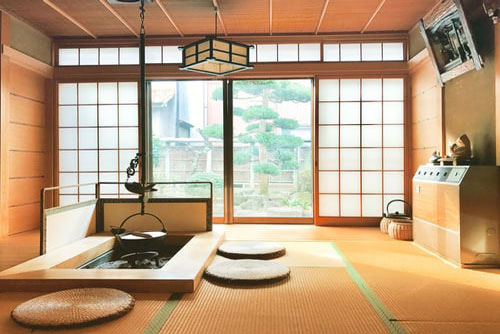
#> input picture images/bg_image4.jpg, 500 x 334 px, given in place of the camera
$ python remove_background_subtract.py
#> lines starting #> are read from the running program, lines starting #| are printed output that depends on the picture
import cv2
import numpy as np
import sys
import os
class remove_background_subtract :
	def __init__(self) -> None :
		self.threshold_chanel = 13
		self.threshold_gray   = 10
		self.blur			  = 3

	def resize(self,dst,img):
		width = img.shape[1]
		height = img.shape[0]
		dim = (width, height)
		resized = cv2.resize(dst, dim, interpolation = cv2.INTER_AREA)
		return resized

	def set_parameters(self, threshold_chanel = 13, threshold_gray = 10, blur = 3) ->None:
		self.threshold_chanel = threshold_chanel
		self.threshold_gray   = threshold_gray
		self.blur 			  = blur

	def solution(self,img, ref_img, bg) :
		bg = self.resize(bg,ref_img)

		diff = cv2.absdiff(ref_img,img)

		diff[abs(diff)<self.threshold_chanel]=0

		gray = cv2.cvtColor(diff.astype(np.uint8), cv2.COLOR_BGR2GRAY)
		gray[np.abs(gray) < self.threshold_gray] = 0
		gray = cv2.GaussianBlur(gray, (self.blur, self.blur), 0)

		fgmask = gray.astype(np.uint8)
		fgmask[fgmask>0]=255
		fgmask_inv = cv2.bitwise_not(fgmask)

		fgimg = cv2.bitwise_and(img,img,mask = fgmask)
		bgimg = cv2.bitwise_and(bg,bg,mask = fgmask_inv)

		output_image = cv2.add(bgimg,fgimg)
		return fgmask,output_image

def nothing(x):
    pass

cv2.namedWindow('Output')

cv2.createTrackbar('Threshold chanel','Output',1,255, nothing)
cv2.createTrackbar('Threshold gray'  ,'Output',1,255, nothing)
cv2.createTrackbar('Blur'  ,'Output',0,20, nothing)
cv2.createTrackbar('Portrait'   ,'Output',0,50, nothing)

video = cv2.VideoCapture(0)
success, ref_frame = video.read()
#> ref_frame is the input picture: shape (334, 500, 3); mean B, G, R 127.3, 157.2, 185
# video_background = cv2.VideoCapture("ocean.mp4")

image_path = 'images'
images = os.listdir(image_path)

image_index= 0
bg_image = cv2.imread(image_path+'/'+images[image_index])
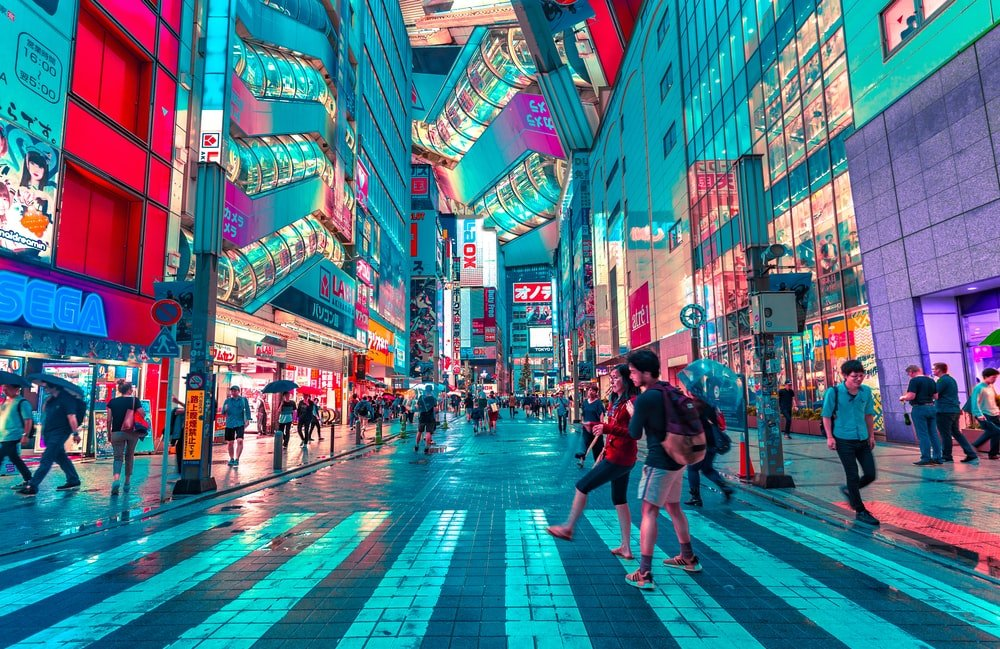
#> input picture images/_.jpg, 1000 x 649 px
#> bg_image is the input picture: shape (649, 1000, 3); mean B, G, R 138.1, 119, 80

rmbg = remove_background_subtract()

while(True):
	success, frame = video.read()
	frame = cv2.flip(frame, 1)
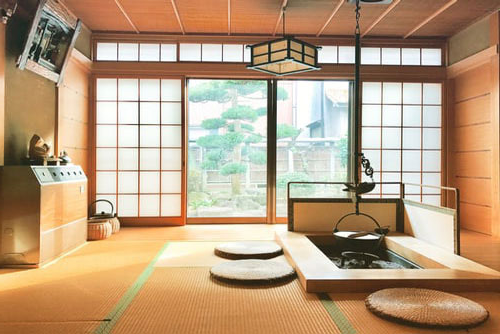
#> frame: shape (334, 500, 3); mean B, G, R 127.3, 157.2, 185

	threshold_chanel = cv2.getTrackbarPos('Threshold chanel','Output')
	threshold_gray   = cv2.getTrackbarPos('Threshold gray','Output')
	blur             = cv2.getTrackbarPos('Blur','Output') * 2 + 1
	portrait 		 = cv2.getTrackbarPos('Portrait','Output') * 2 + 1

	# [5 lines of commented-out code are left out]

	if  (portrait > 1):
		bg = cv2.GaussianBlur(frame, (portrait,portrait),0)
	else:
		bg = bg_image

	rmbg.set_parameters(threshold_chanel, threshold_gray, blur)

	mask, output_image = rmbg.solution(frame, ref_frame, bg)
#> in resize, `resized = cv2.resize(dst, dim, interpolation = cv2.INTER_AREA)`:
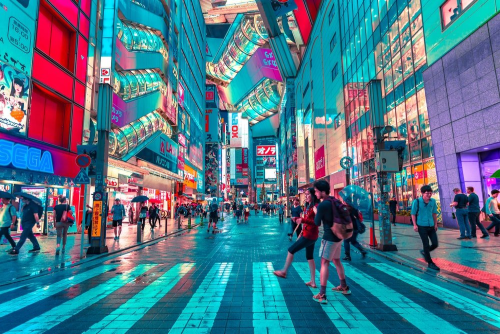
#> resized: shape (334, 500, 3); mean B, G, R 138.1, 119, 80
#> in solution, `diff = cv2.absdiff(ref_img,img)`:
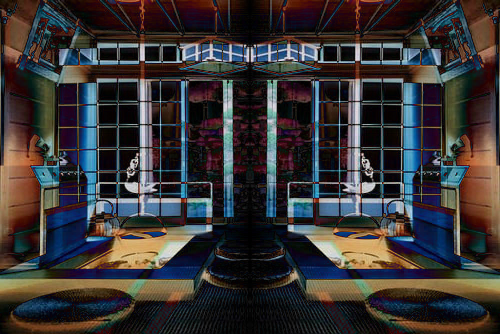
#> diff: shape (334, 500, 3); mean B, G, R 53.6, 53.2, 56.9
#> in solution, `gray = cv2.cvtColor(diff.astype(np.uint8), cv2.COLOR_BGR2GRAY)`:
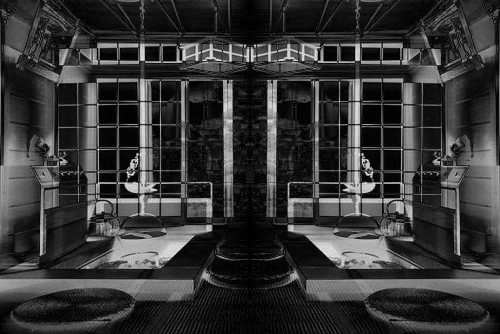
#> gray: shape (334, 500); min 0, max 245, mean 54.4
#> in solution, `fgmask[fgmask>0]=255`:
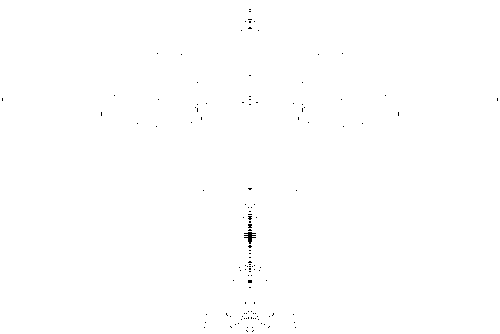
#> fgmask: shape (334, 500); 99.8% white; black in thin lines or dots
#> in solution, `fgmask_inv = cv2.bitwise_not(fgmask)`: fgmask_inv: shape (334, 500); 0.19% white in thin lines or dots
#> in solution, `bgimg = cv2.bitwise_and(bg,bg,mask = fgmask_inv)`:
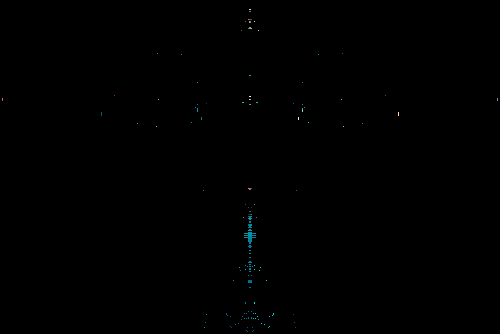
#> bgimg: shape (334, 500, 3); mean B, G, R 0.3, 0.3, 0.1

	cv2.imshow("Mask", mask)
	cv2.imshow("Output", output_image)

	key = cv2.waitKey(5) & 0xFF
#> (key q is pressed here)

	if ord('q') == key:
		break

	elif ord('p') == key:
		ref_frame = frame
	elif key == ord('d'):
		image_index = (image_index + 1) % len(images)
		bg_image = cv2.imread(image_path+'/'+images[image_index])


cv2.destroyAllWindows()
video.release()
#> (the run stopped early here; a loop or call above may not have finished)
